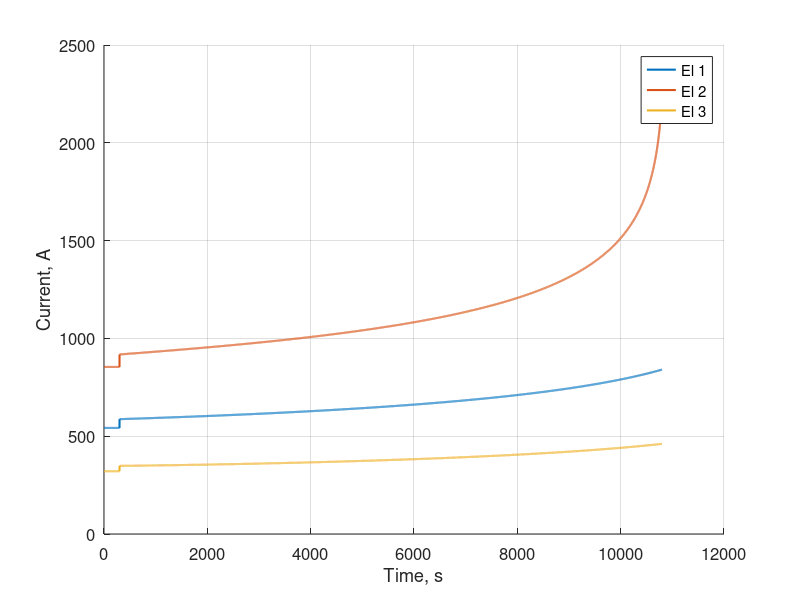
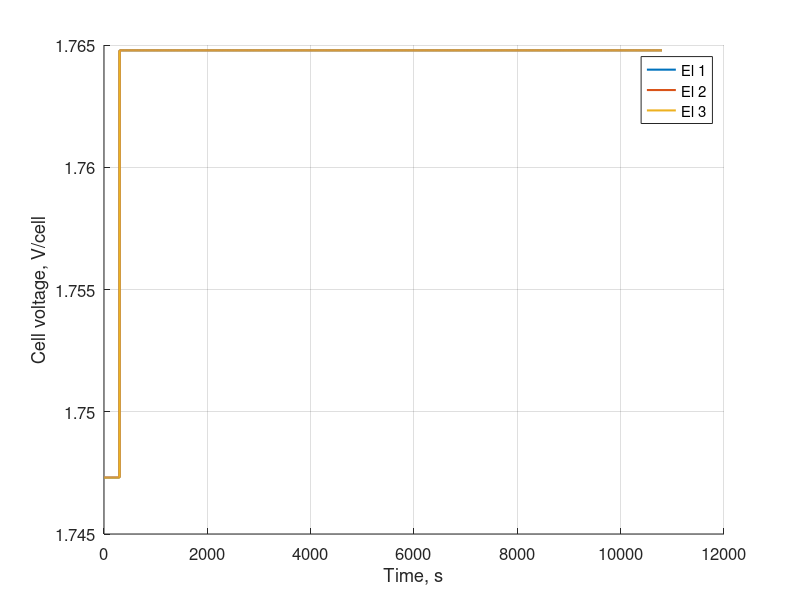
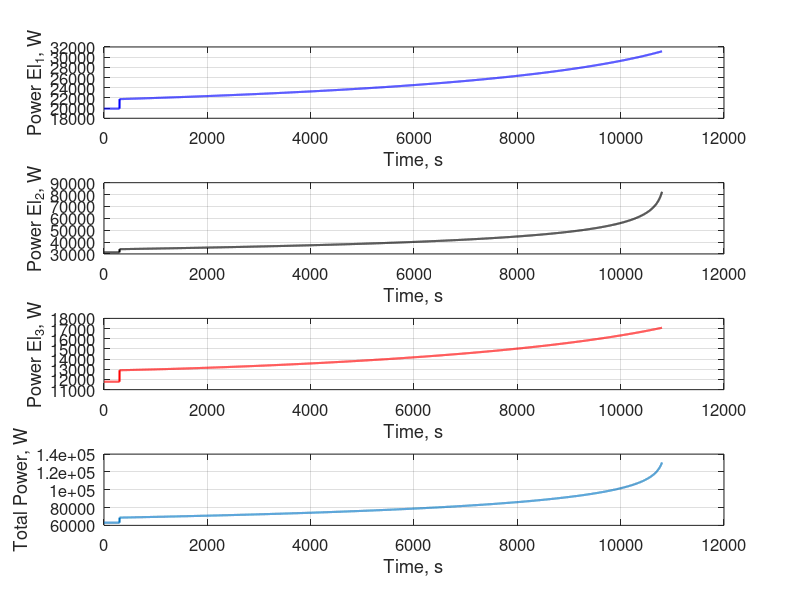
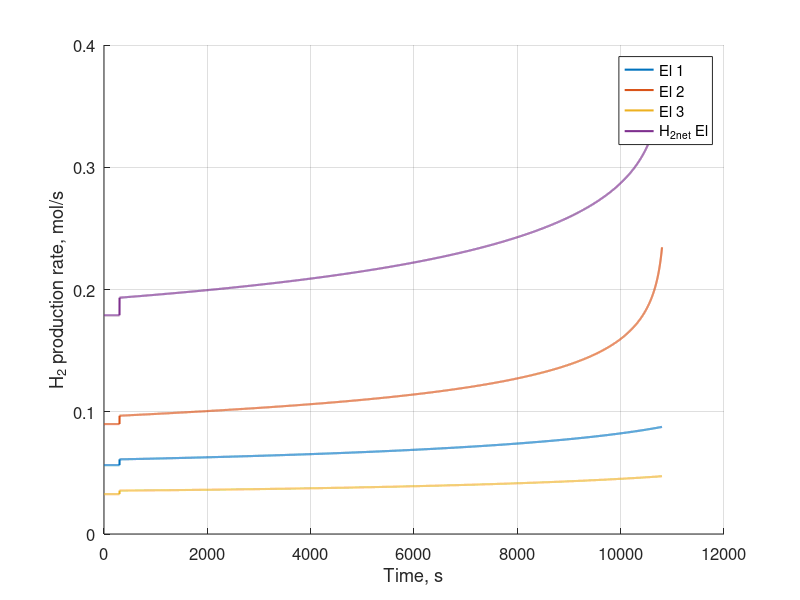

These charts were generated, in order, by the following MATLAB code:
clc
clear 
close all

load data_Vstep_3hr

set(0, 'DefaultAxesFontSize', 12,  'DefaultLineLineWidth', 1.5)
fig1 = figure('NumberTitle', 'off', 'Name', 'Electrolyzer current');
hold on
plot(I)
xlabel('Time, s')
ylabel('Current, A')
legend('El 1','El 2', 'El 3')
grid on
saveas(fig1,'VIk_3','epsc');


set(0, 'DefaultAxesFontSize', 12,  'DefaultLineLineWidth', 1.5)
fig2 = figure('NumberTitle', 'off', 'Name', 'Electrolyzer cell voltage');
hold on
plot(U)
xlabel('Time, s')
ylabel('Cell voltage, V/cell')
legend('El 1','El 2', 'El 3')
grid on
saveas(fig2,'VUk_3','epsc');

set(0, 'DefaultAxesFontSize', 12,  'DefaultLineLineWidth', 1.5)
fig3 = figure('NumberTitle', 'off', 'Name', 'Power Distribution');
hold on
subplot(4,1,1)
plot(P(:,1),'b')
xlabel('Time, s')
ylabel('Power El_1, W')
grid on

subplot(4,1,2)
plot(P(:,2),'k')
xlabel('Time, s')
ylabel('Power El_2, W')
grid on

subplot(4,1,3)
plot(P(:,3),'r')
xlabel('Time, s')
ylabel('Power El_3, W')
grid on

subplot(4,1,4)
plot(P_net)
xlabel('Time, s')
ylabel('Total Power, W')
grid on
saveas(fig3,'VPk_3','epsc');

set(0, 'DefaultAxesFontSize', 12,  'DefaultLineLineWidth', 1.5)
fig4 = figure('NumberTitle', 'off', 'Name', 'Hydrogen production rate');
hold on
plot(nH2elout)
hold on
plot(nH2in)
xlabel('Time, s')
ylabel('H_2 production rate, mol/s')
legend('El 1','El 2', 'El 3','H_2_n_e_t El')
grid on
saveas(fig4,'VnH2k_3','epsc');


set(0, 'DefaultAxesFontSize', 12,  'DefaultLineLineWidth', 1.5)
fig5 = figure('NumberTitle', 'off', 'Name', 'Net enthalpy change in the electrolyzer assembly');
hold on
Qnet = Qlosslye+Qgen-Qloss;
Qtot=[];
for i=1:length(Qnet)
    Qtot(i) = sum(Qnet(i,:));
end
plot(Qnet)
hold on
plot(Qtot)
xlabel('Time, s')
ylabel('Qnet, Watts')
legend('El_1','El_2','El_3','Q_t_o_t_a_l')
grid on
saveas(fig5,'VQdisspNet_3','epsc');

set(0, 'DefaultAxesFontSize', 12,  'DefaultLineLineWidth', 1.5)
fig6 = figure('NumberTitle', 'off', 'Name', 'Energy dissipation in the electrolyzer assembly');
hold on
subplot(3,3,1)
plot(Qlosslye(:,1))
xlabel('Time, s')
ylabel('Qlye_o_u_t, Watts')
title('Electrolyzer 1')
grid on

subplot(3,3,2)
plot(Qlosslye(:,2))
xlabel('Time, s')
ylabel('Qlye_o_u_t, Watts')
title('Electrolyzer 2')
grid on

subplot(3,3,3)
plot(Qlosslye(:,3))
xlabel('Time, s')
ylabel('Qlye_o_u_t, Watts')
title('Electrolyzer 3')
grid on

subplot(3,3,4)
plot(Qgen(:,1))
xlabel('Time, s')
ylabel('Qgen, Watts')
grid on

subplot(3,3,5)
plot(Qgen(:,2))
xlabel('Time, s')
ylabel('Qgen, Watts')
grid on

subplot(3,3,6)
plot(Qgen(:,3))
xlabel('Time, s')
ylabel('Qgen, Watts')
grid on

subplot(3,3,7)
plot(Qloss(:,1))
xlabel('Time, s')
ylabel('Qloss_s_u_r_r, Watts')
grid on

subplot(3,3,8)
plot(Qloss(:,2))
xlabel('Time, s')
ylabel('Qloss_s_u_r_r, Watts')
grid on

subplot(3,3,9)
plot(Qloss(:,3))
xlabel('Time, s')
ylabel('Qloss_s_u_r_r, Watts')
grid on

saveas(fig6,'VQdissp_3','epsc');

set(0, 'DefaultAxesFontSize', 12,  'DefaultLineLineWidth', 1.5)
fig7 = figure('NumberTitle', 'off', 'Name', 'Electrolyzer temperature');
hold on
plot(Temp(2:end,:))
xlabel('Time, s')
ylabel('T_k, ^{\circ}C')
legend('El 1','El 2', 'El 3')
grid on
saveas(fig7,'VTk_3','epsc');

set(0, 'DefaultAxesFontSize', 12,  'DefaultLineLineWidth', 1.5)
fig8 = figure('NumberTitle', 'off', 'Name', 'Temperature of lye in recirculation loop');
hold on
subplot(2,1,2)
plot(Tout)
xlabel('Time, s')
ylabel('T_o_u_t, ^{\circ}C')
grid on

subplot(2,1,1)
plot(Tin)
xlabel('Time, s')
ylabel('T_i_n, ^{\circ}C')
grid on
saveas(fig8,'VTout_3','epsc');

%% plot of the step in MV

set(0, 'DefaultAxesFontSize', 12,  'DefaultLineLineWidth', 1.5)
fig9 = figure('NumberTitle', 'off', 'Name', 'Step change in the inlet lye flowrate');
hold on
plot(qlye)
xlabel('Time, s')
ylabel('Q_l_y_e, g/s')
grid on
legend('El 1','El 2', 'El 3')
saveas(fig9,'StepV_3','epsc');

% set(0, 'DefaultAxesFontSize', 12,  'DefaultLineLineWidth', 1.5)
% fig9 = figure('NumberTitle', 'off', 'Name', 'Step change in the Electrolyzer voltage');
% hold on
% plot(V_El)
% xlabel('Time, s')
% ylabel('V_E_l, V')
% grid on
% saveas(fig9,'StepV_3','epsc');

% set(0, 'DefaultAxesFontSize', 12,  'DefaultLineLineWidth', 1.5)
% fig9 = figure('NumberTitle', 'off', 'Name', 'Step change in cooling duty');
% hold on
% plot(Qc)
% xlabel('Time, s')
% ylabel('Q_c_o_o_l, watts')
% grid on
% saveas(fig9,'StepQc_3','epsc');